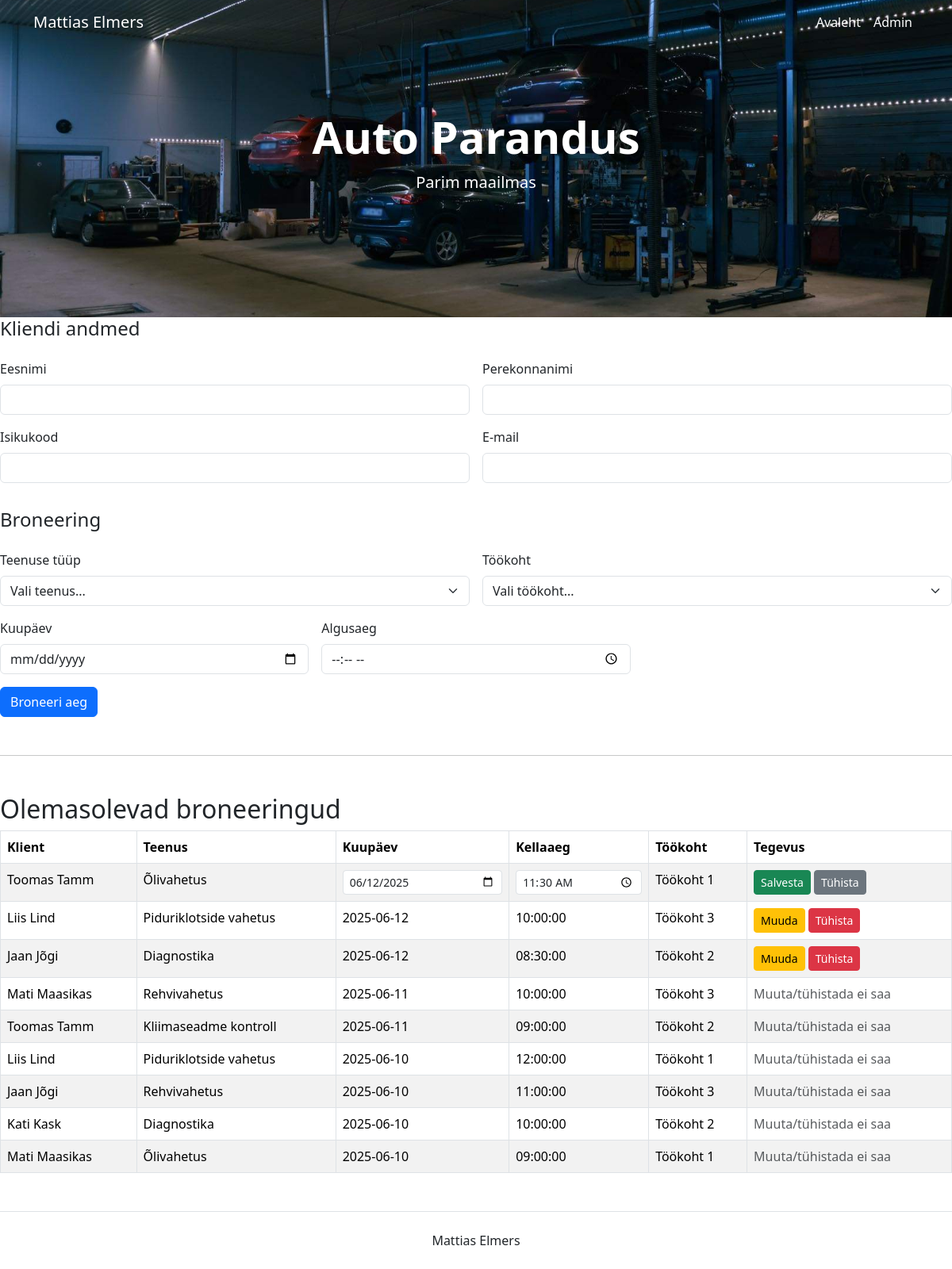
Page /?muuda=10 on the committed database.
### tables this page shows
CREATE TABLE `broneering` (
  `id` bigint(20) UNSIGNED NOT NULL,
  `klient_id` int(11) NOT NULL,
  `teenus_id` int(11) NOT NULL,
  `tookoht_id` int(11) NOT NULL,
  `kuupaev` date NOT NULL,
  `algus_kellaaeg` time NOT NULL
);

CREATE TABLE `klient` (
  `id` int(11) NOT NULL,
  `eesnimi` varchar(50) NOT NULL,
  `perekonnanimi` varchar(50) NOT NULL,
  `isikukood` varchar(11) NOT NULL,
  `email` varchar(100) NOT NULL
);

CREATE TABLE `teenus` (
  `id` bigint(20) UNSIGNED NOT NULL,
  `nimi` varchar(100) NOT NULL,
  `kirjeldus` text DEFAULT NULL,
  `kestus` int(11) NOT NULL,
  `hind` decimal(10,2) NOT NULL
);

CREATE TABLE `tookoht` (
  `id` bigint(20) UNSIGNED NOT NULL,
  `nimi` varchar(50) NOT NULL
);

### index.php (the view, shortened to what this page needs)
<!DOCTYPE html>
<html lang="et">
<head>
  <link href="https://cdn.jsdelivr.net/npm/bootstrap@5.3.5/dist/css/bootstrap.min.css" rel="stylesheet">
</head>
<body>
<nav class="navbar navbar-expand-lg navbar-dark position-absolute top-0 start-0 end-0 bg-transparent">
  <div class="container">
    <a class="navbar-brand text-white" href="index.php?leht=Avaleht">Mattias Elmers</a>
      <div class="collapse navbar-collapse" id="navmenu">
        <ul class="navbar-nav ms-auto">
            <li class="nav-item"><a class="nav-link text-white" href="index.php?leht=Avaleht">Avaleht</a></li>
            <li class="nav-item"><a class="nav-link text-white" href="admin.php">Admin</a></li>
      </ul>
      </div>
  </div>
</nav>
<div class="d-flex align-items-center justify-content-center text-white text-center" style="height: 400px; background-image: url('workshop.jpg'); background-size: cover; background-position: center;">
  <div>
    <h1 class="display-4 fw-bold">Auto Parandus</h1>
    <p class="lead">Parim maailmas</p>
  </div>
</div>
  <form method="POST" class="row g-3">
    <h4>Kliendi andmed</h4>
    <div class="col-md-6">
      <label class="form-label">Eesnimi</label>
      <input type="text" name="eesnimi" class="form-control" required>
    </div>
    <div class="col-md-6">
      <label class="form-label">Perekonnanimi</label>
      <input type="text" name="perekonnanimi" class="form-control" required>
    </div>
    <div class="col-md-6">
      <label class="form-label">Isikukood</label>
      <input type="text" name="isikukood" class="form-control" pattern="\d{11}" maxlength="11" required>
    </div>
    <div class="col-md-6">
      <label class="form-label">E-mail</label>
      <input type="email" name="email" class="form-control" required>
    </div>
    <h4 class="pt-3">Broneering</h4>
    <div class="col-md-6">
      <label class="form-label">Teenuse tüüp</label>
      <select name="teenus" class="form-select" required>
        <option value="">Vali teenus...</option>
        <?php
        include("config.php");
        ?>
      </select>
    </div>
    <div class="col-md-6">
      <label class="form-label">Töökoht</label>
      <select name="töökoht" class="form-select" required>
        <option value="">Vali töökoht...</option>
      </select>
    </div>
    <div class="col-md-4">
      <label class="form-label">Kuupäev</label>
      <input type="date" name="kuupäev" class="form-control" required min="<?php echo date('Y-m-d'); ?>">
    </div>
    <div class="col-md-4">
      <label class="form-label">Algusaeg</label>
      <input
        type="time"
        name="kellaaeg"
        class="form-control"
        required
        <?php
          $min_time = "";
          if (!isset($_POST['kuupäev']) && date('Y-m-d') == date('Y-m-d')) {
              $min_time = date('H:i');
          }
          if ($min_time) {
              echo "min=\"$min_time\"";
          }
        ?>
      >
    </div>
    <div class="col-12">
      <button type="submit" name="submit" class="btn btn-primary">Broneeri aeg</button>
    </div>
  </form>
  <hr class="my-5">
  <h2>Olemasolevad broneeringud</h2>
  <table class="table table-bordered table-striped">
    <thead>
        <tr>
            <th>Klient</th>
            <th>Teenus</th>
            <th>Kuupäev</th>
            <th>Kellaaeg</th>
            <th>Töökoht</th>
            <th>Tegevus</th>
        </tr>
    </thead>
    <tbody>
        <?php
        $broneeringud = "
            SELECT b.id, b.kuupaev, b.algus_kellaaeg,
                   k.eesnimi, k.perekonnanimi,
                   t.nimi AS teenus,
                   tk.nimi AS tookoht
            FROM broneering b
            JOIN klient k ON b.klient_id = k.id
            JOIN teenus t ON b.teenus_id = t.id
            JOIN tookoht tk ON b.tookoht_id = tk.id
            ORDER BY b.kuupaev DESC, b.algus_kellaaeg DESC
            LIMIT 50
        ";
        $tulemus = mysqli_query($yhendus, $broneeringud);
        $muuda_id = isset($_GET['muuda']) ? intval($_GET['muuda']) : 0;
        while ($rida = mysqli_fetch_assoc($tulemus)) {
            $broneeringu_aeg = strtotime($rida['kuupaev'] . ' ' . $rida['algus_kellaaeg']);
            $saab_muuta = ($broneeringu_aeg - time() >= 24 * 3600);
            if ($muuda_id === intval($rida['id']) && $saab_muuta) {
                echo "<tr>
                <form method='post'>
                  <td>{$rida['eesnimi']} {$rida['perekonnanimi']}<input type='hidden' name='broneering_id' value='{$rida['id']}'></td>
                  <td>{$rida['teenus']}</td>
                  <td><input type='date' name='muuda_kuupaev' value='{$rida['kuupaev']}' class='form-control form-control-sm' required></td>
                  <td><input type='time' name='muuda_kellaaeg' value='{$rida['algus_kellaaeg']}' class='form-control form-control-sm' required></td>
                  <td>{$rida['tookoht']}</td>
                  <td>
                    <button type='submit' name='muuda_broneering' class='btn btn-success btn-sm'>Salvesta</button>
                    <a href='index.php' class='btn btn-secondary btn-sm'>Tühista</a>
                  </td>
                </form>
                </tr>";
            } else {
                echo "<tr>";
                echo "<td>".$rida['eesnimi']." ".$rida['perekonnanimi']."</td>";
                echo "<td>".$rida['teenus']."</td>";
                echo "<td>".$rida['kuupaev']."</td>";
                echo "<td>".$rida['algus_kellaaeg']."</td>";
                echo "<td>".$rida['tookoht']."</td>";
                echo "<td>";
                if ($saab_muuta) {
                    echo "<a href='?muuda={$rida['id']}' class='btn btn-warning btn-sm'>Muuda</a> ";
                    echo "<a href='?kustuta=1&id={$rida['id']}' class='btn btn-danger btn-sm' onclick=\"return confirm('Kas oled kindel, et soovid selle broneeringu tühistada?');\">Tühista</a>";
                } else {
                    echo "<span class='text-muted'>Muuta/tühistada ei saa</span>";
                }
                echo "</td>";
                echo "</tr>";
            }
        }
        ?>
    </tbody>
  </table>
<footer class="text-center pt-4 mt-5 border-top">
  <p class="mb-4">Mattias Elmers</p>
</footer>
</body>
</html>

### rows in the picture
broneering: klient.eesnimi "Toomas", klient.perekonnanimi "Tamm", teenus.nimi "Õlivahetus", muuda_kuupaev "06/12/2025", muuda_kellaaeg "11:30:00", tookoht.nimi "Töökoht 1"
broneering: klient.eesnimi "Liis", klient.perekonnanimi "Lind", teenus.nimi "Piduriklotside vahetus", kuupaev "2025-06-12", algus_kellaaeg "10:00:00", tookoht.nimi "Töökoht 3"
broneering: klient.eesnimi "Jaan", klient.perekonnanimi "Jõgi", teenus.nimi "Diagnostika", kuupaev "2025-06-12", algus_kellaaeg "08:30:00", tookoht.nimi "Töökoht 2"
broneering: klient.eesnimi "Mati", klient.perekonnanimi "Maasikas", teenus.nimi "Rehvivahetus", kuupaev "2025-06-11", algus_kellaaeg "10:00:00", tookoht.nimi "Töökoht 3", shows "Muuta/tühistada ei saa"
broneering: klient.eesnimi "Toomas", klient.perekonnanimi "Tamm", teenus.nimi "Kliimaseadme kontroll", kuupaev "2025-06-11", algus_kellaaeg "09:00:00", tookoht.nimi "Töökoht 2", shows "Muuta/tühistada ei saa"
broneering: klient.eesnimi "Liis", klient.perekonnanimi "Lind", teenus.nimi "Piduriklotside vahetus", kuupaev "2025-06-10", algus_kellaaeg "12:00:00", tookoht.nimi "Töökoht 1", shows "Muuta/tühistada ei saa"
broneering: klient.eesnimi "Jaan", klient.perekonnanimi "Jõgi", teenus.nimi "Rehvivahetus", kuupaev "2025-06-10", algus_kellaaeg "11:00:00", tookoht.nimi "Töökoht 3", shows "Muuta/tühistada ei saa"
broneering: klient.eesnimi "Kati", klient.perekonnanimi "Kask", teenus.nimi "Diagnostika", kuupaev "2025-06-10", algus_kellaaeg "10:00:00", tookoht.nimi "Töökoht 2", shows "Muuta/tühistada ei saa"
broneering: klient.eesnimi "Mati", klient.perekonnanimi "Maasikas", teenus.nimi "Õlivahetus", kuupaev "2025-06-10", algus_kellaaeg "09:00:00", tookoht.nimi "Töökoht 1", shows "Muuta/tühistada ei saa"
